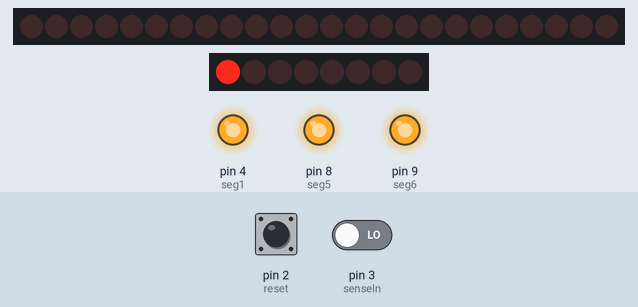
A sketch run on a simulated Arduino Nano, built with avr-gcc and run on an emulated ATmega328P. Shown: 24 shift-register outputs drawn as a row of LEDs (first output left, lit = HIGH), 8 shift-register outputs drawn as a row of LEDs (first output left, lit = HIGH), output pins drawn as LEDs (lit = HIGH). Wiring (inferred from the names in the program): 3 × shift register (74HC595): data pin 10; shift clock pin 11; latch pin 6; shift register (74HC595): data pin 5; shift clock pin 7. Wiring (inferred from the signals the program sends): 2 × row of LEDs: on Q0, Q1, Q2, Q3, Q4, Q5, Q6, Q7, Q8, Q9, Q10, Q11, Q12, Q13, Q14, Q15, Q16, Q17, Q18, Q19, Q20, Q21, Q22, Q23 / on Q0, Q1, Q2, Q3, Q4, Q5, Q6, Q7. Inputs (shaded band) come from the test bench; at power-on: pin 2 (reset) LOW, pin 3 (senseIn) LOW. EEPROM starts erased; pins used as bus, display or sensor lines are not drawn.

Above: at 0.1 s.
At 2.2 s:
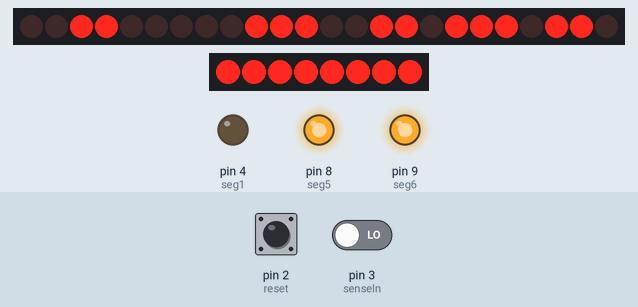
Timing chart, 0 to 3.7 s (numbered marks = the images above):
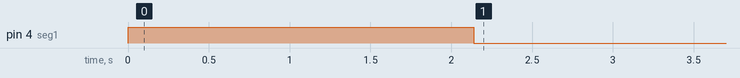

The sketch:

DigitalCounter.ino
```cpp
// (licence header left out)
#include <Arduino.h>
#include <EEPROM.h>

// pin defs
constexpr auto data = 10;
constexpr auto clock = 11;


constexpr auto seg1 = 4; // using common cathode 7segments
constexpr auto seg2 = 5;
constexpr auto seg3 = 6;
constexpr auto seg4 = 7;
constexpr auto seg5 = 8;
constexpr auto seg6 = 9;

//#if defined(__AVR_ATmega8__) // main chip
constexpr auto reset = 2; //mega8: int0 = 2 PD2 - same for nano!
constexpr auto senseIn = 3; // mega8: int1 = 3 PD3 - same for nano!
/* #elif defined (__AVR_ATmega328P__) || defined (__ARDUINO_NANO__) //Arduino Nano, for debug
constexpr auto reset = 11;
constexpr auto senseIn = 4;
#endif */

//EEPROM
constexpr auto eep_addr = 10;
//bool bisFreshStart = true;   // Prevent From Erasing EEPROM when PowerOn.

volatile unsigned long count = 0;
//long prevCount = 0;

unsigned long delayTime = 7; // delay time for display
bool bisMicroDelay = false; // for micro delay, to prevent flickering on display.

String strnum;

//7Segment digits, for 74hc164
static const uint8_t digits[13] = {
    0b00111111, // 0
    0b00110000, // 1
    0b11011011, // 2
    0b01001111, // 3
    0b01100110, // 4
    0b01101101, // 5
    0b01111101, // 6
    0b00100111, // 7
    0b01111111, // 8
    0b01101111, // 9
    0b01110110, // H
    0b01110011, // P
    0b00110000 // i
};

// debug
//String input = "";
//long substringData = 0;
//long substringchar = 0;

volatile bool bisSensLow = false; // Sensor Pin Is LOW.
//bool bisSensHigh = false; // Sensor pin Is High.
//bool bisChanged  = false; //

void setup()
{
    //debug
   // Serial.begin(9600);


    //74hc164
    pinMode(data, OUTPUT);
    pinMode(clock, OUTPUT);

    pinMode(seg1,OUTPUT);
    pinMode(seg2, OUTPUT);
    pinMode(seg3, OUTPUT);
    pinMode(seg4, OUTPUT);
    pinMode(seg5, OUTPUT);
    pinMode(seg6, OUTPUT);

    pinMode(senseIn, INPUT);

    pinMode(reset,INPUT);

    // ISR
    attachInterrupt(digitalPinToInterrupt(senseIn), ReadSensor, CHANGE);
    attachInterrupt(digitalPinToInterrupt(reset), ResetCounter, CHANGE);

    // Turn Of All Segments
  // zeroAllSegments();
    digitalWrite(seg3, HIGH);
    digitalWrite(seg1, HIGH);
    digitalWrite(seg2, HIGH);
    digitalWrite(seg4, HIGH);
    digitalWrite(seg5, HIGH);
    digitalWrite(seg6, HIGH);

    DisplaySplash();

    //Read Saved Count From EEPROM
    long i;
    EEPROM.get(eep_addr, i);
    delay(1);
    if (i > 0)
        count = i;
}

void loop()
{
    //bisFreshStart = false;
        // debug
        /* if (Serial.available())
    {
        input = Serial.readStringUntil('\n');
        substringData = input.substring(0).toInt();
        substringchar = input.substring(2).toInt();
        delay(1);
        Serial.print("data:   ");
        Serial.print(substringData);
        Serial.print(" ,   ");
        Serial.println(substringchar);
        // if (substringData > 0)
        // {

        //}
       // displayDigitOnSegment(substringchar, substringData);
        count = substringData;
        // shiftOut(data, clock, LSBFIRST, digits[11]);
        //delay(5);
    } */
    //displayDigitOnSegment(substringchar, substringData);
    //
    // sensor Readings
   // if (prevCount != count)
    //{
       // prevCount = count;
       adjustDelayTime();
        displayNumber();
   // }

    saveDataToEEPROM();
    ManuallyResetCounter();
}
// Adjust delay time based on count value
void adjustDelayTime()
{
    if (count > 99)
    {
        bisMicroDelay = false;
        delayTime = 7; // 13 ms for single digit
    }
    else if (count > 999)
    {
        bisMicroDelay = true;
        //delayTime = 10; // 20 ms for double digits
    }
    else if (count > 9999)
    {
        bisMicroDelay = true; // for micro delay, to prevent flickering on display.
       // delayTime = 1; // 30 ms for triple digits
    }
    else if (count < 10)
    {
        bisMicroDelay = false;
        delayTime = 11; // 50 ms for four digits or more
    }
   // Serial.print("Delay Time: ");
   // Serial.println(delayTime);
}

//ISR functions
void ReadSensor()
{
    //Serial.print("sensor... ");
    if((digitalRead(senseIn)) == HIGH)
    {
      if(bisSensLow)
      {
         // Serial.println("adding... ");
          count++;
          bisSensLow = false;
      }
    }
    else
    {
      //  Serial.println("setting to low... ");
        bisSensLow = true;
    }
}

void ResetCounter()
{
  //  Serial.println("reset eep... ");
  //if (!bisFreshStart)
  //{
      for (unsigned int i = eep_addr; i < sizeof(unsigned long); ++i)
      {
          EEPROM.write(i, 0);

      }
      count = 0;
      //}
}

void ManuallyResetCounter()
{
    //  Serial.println("reset eep... ");
    // if (!bisFreshStart)
    //{
    if((digitalRead(reset)) == HIGH)
    {

    for (unsigned int i = eep_addr; i < sizeof(unsigned long); ++i)
    {
        EEPROM.write(i, 0);
    }
    count = 0;
    }
}

/// @brief Display Numbers On 7-Segments.
void displayNumber()
{
strnum = String(count);
int numLengh = strnum.length() - 1;
/* Serial.print("strnum: ");
Serial.println(strnum);
Serial.print("numLengh: ");
Serial.println(numLengh); */
for(int i = 0; i <= numLengh; ++i)
{
    uint8_t number = strnum.substring(i,i + 1).toInt();
    /* Serial.print("Displaying: ");
    Serial.println(number);
    Serial.print("On Segment: ");
    Serial.println(i); */
    displayDigitOnSegment( i+1,  number);
}

}

void DisplaySplash()
{
    //for(int i = 0; i >= 3; ++i)
   // {


    //Serial.print("drawing... ");
    for (int i = 0; i < 100; ++i)
    {
        //delay(1);
        for (int j = 2; j < 5; ++j)
        {
            //Serial.print("Displaying: ");
            //Serial.print(j);
            //Serial.print(" , ");
            //Serial.println(8 + j);
            //delay(1);
            displayDigitOnSegment(j, 8 + j);
            //delay(1);
        }

        }
        shiftOut(data, clock, LSBFIRST, digits[0]);
        digitalWrite(seg1, LOW);

        digitalWrite(seg2, HIGH);
        digitalWrite(seg3, HIGH);
        digitalWrite(seg4, HIGH);
        digitalWrite(seg5, HIGH);
        digitalWrite(seg6, HIGH);
        //}
}

void displayDigitOnSegment(int segNum,uint8_t num)
{
    // First we need To Shift out our number.
    // and just need one time per draw.
    if (bisMicroDelay == true)
    {
      // delayMicroseconds(delayTime);
    }else
    {
    delay(delayTime); // A bit Delay.
    }
    shiftOut(data, clock, LSBFIRST, digits[num]);

    switch (segNum)
    {
    case 1:
        // we Need To turn Off Other Segs When Displaying number on a segment.
        digitalWrite(seg2, HIGH);
        digitalWrite(seg3, HIGH);
        digitalWrite(seg4, HIGH);
        digitalWrite(seg5, HIGH);
        digitalWrite(seg6, HIGH);

        digitalWrite(seg1,LOW);
        //delay(1);
        break;
        case 2:
            digitalWrite(seg1, HIGH);
            digitalWrite(seg3, HIGH);
            digitalWrite(seg4, HIGH);
            digitalWrite(seg5, HIGH);
            digitalWrite(seg6, HIGH);

            digitalWrite(seg2, LOW);
           // delay(1);
            break;
        case 3:

            digitalWrite(seg1, HIGH);
            digitalWrite(seg2, HIGH);
            digitalWrite(seg4, HIGH);
            digitalWrite(seg5, HIGH);
            digitalWrite(seg6, HIGH);

            digitalWrite(seg3, LOW);
            //delay(1);

            break;
        case 4:
            digitalWrite(seg2, HIGH);
            digitalWrite(seg3, HIGH);
            digitalWrite(seg1, HIGH);
            digitalWrite(seg5, HIGH);
            digitalWrite(seg6, HIGH);

            digitalWrite(seg4, LOW);
            //delay(1);

            break;
        case 5:

            digitalWrite(seg2, HIGH);
            digitalWrite(seg3, HIGH);
            digitalWrite(seg4, HIGH);
            digitalWrite(seg1, HIGH);
            digitalWrite(seg6, HIGH);

            digitalWrite(seg5, LOW);
           // delay(1);
            break;
        case 6:

            digitalWrite(seg2, HIGH);
            digitalWrite(seg3, HIGH);
            digitalWrite(seg4, HIGH);
            digitalWrite(seg5, HIGH);
            digitalWrite(seg1, HIGH);

            digitalWrite(seg6, LOW);
            //delay(1);
            break;


    default:
        break;
    }

}

/* void zeroAllSegments()
{
    digitalWrite(seg1, LOW);
    digitalWrite(seg2, LOW);
    digitalWrite(seg3, LOW);
    digitalWrite(seg4, LOW);
    digitalWrite(seg5, LOW);
    digitalWrite(seg6, LOW);
    // clear Shift Register.
    shiftOut(data, clock, LSBFIRST, digits[0]);

    delay(10); // A bit Delay.
} */

void saveDataToEEPROM()
{
    //first, Check If count is Updated, To Prevent From EEPROM tiring.
    // Save Count To EEPROM.
   // long prevdata =0;
     //EEPROM.get(eep_addr,prevdata);

     //if(count != prevdata)
    EEPROM.put(eep_addr, count);
}
```
